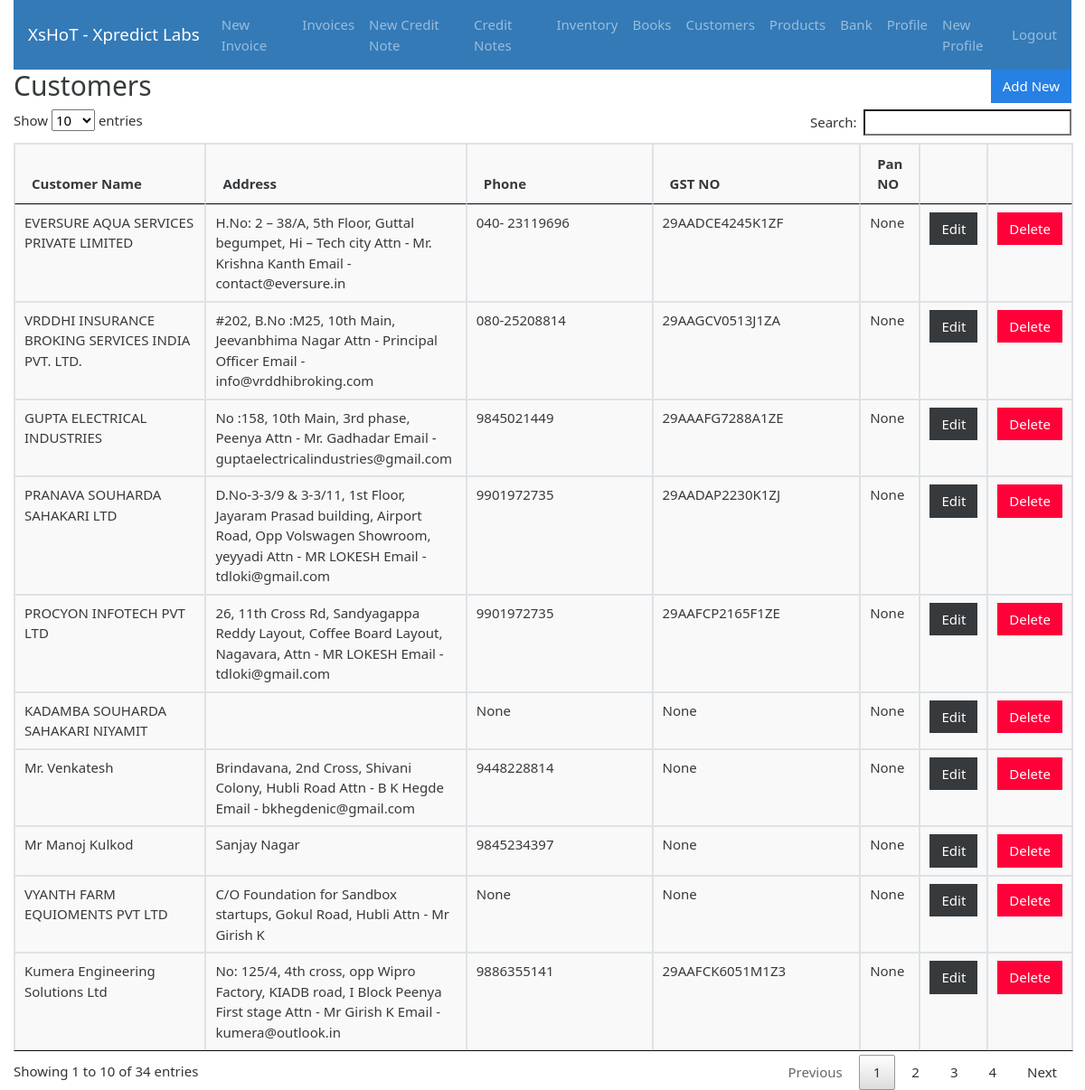
Page /customers (signed in) on the committed database.
### gstbillingapp/models.py (models this page shows, shortened)
class Customer(models.Model):
    user = models.ForeignKey(User, null=True, blank=True, on_delete=models.SET_NULL)
    customer_name = models.CharField(max_length=200)
    customer_address = models.TextField(max_length=600, blank=True, null=True)
    customer_phone = models.CharField(max_length=14, blank=True, null=True)
    customer_gst = models.CharField(max_length=15, blank=True, null=True)
    customer_pan = models.CharField(max_length=15, blank=True, null=True)

### gstbillingapp/views.py (the view)
# urls.py: path('customers', views.customers, name='customers'),
@login_required
def customers(request):
    context = {}
    if request.user.is_staff or request.user.is_superuser:
        customers_qs = Customer.objects.all()
    else:
        customers_qs = Customer.objects.filter(user=request.user)
    context['customers'] = customers_qs
    return render(request, 'gstbillingapp/customers.html', context)

### gstbillingapp/templates/gstbillingapp/customers.html (shortened to what this page needs)
{% extends "gstbillingapp/base.html" %}
{% load static %}
{% block content %}
<div class="row">
	<div class="col">
		<h2>Customers</h2>
	</div>
	<div class="col">
		<a href="{% url 'customer_add' %}" id="add_customer_btn"><button type="button" class="btn btn-primary">Add New</button></a>
	</div>
</div>
<table class="table table-bordered" id="customer-table">
	<thead>
		<tr>
			<th>Customer Name</th>
			<th>Address</th>
			<th>Phone</th>
			<th>GST NO</th>
			<th>Pan NO</th>
			<th></th>
			<th></th>
		</tr>
	</thead>
	<tbody class="two-col-form">
		{% for customer in customers %}
		<tr>
			<td>{{customer.customer_name}}</td>
			<td>{{customer.customer_address}}</td>
			<td>{{customer.customer_phone}}</td>
			<td>{{customer.customer_gst}}</td>
			<td>{{customer.customer_pan}}</td>
			<td><a href="{% url 'customer_edit' customer.id %}"><button type="button" class="btn btn-dark">Edit</button></a></td>
			<td><button type="button" class="btn btn-danger" data-toggle="modal" data-target="#customerDeleteModal" data-customer-id="{{customer.id}}" data-customer-name="{{customer.customer_name}}">Delete</button></td>
		</tr>
		{% endfor %}
	</tbody>
</table>
{% endblock %}

### gstbillingapp/templates/gstbillingapp/base.html (shortened to what this page needs)
 {% load static %}
<!doctype html>
<html lang="en">
<head>
	<link rel="stylesheet" href="{% static "gstbillingapp/bootstrap-4.4.1-dist/css/bootstrap-cosmo.min.css" %}">
	<link rel="stylesheet" href="{% static "gstbillingapp/main.css" %}">
	<link rel="stylesheet" href="{% static "gstbillingapp/DataTables/jquery.dataTables.min.css" %}">
	<link rel="stylesheet" href="https://cdn.datatables.net/buttons/2.3.2/css/buttons.dataTables.min.css">
</head>
<body>
	<div class="container-fluid">
		{% include "gstbillingapp/navbar.html" %}
		{% block content %}{% endblock %}
	</div>
</body>
</html>

### gstbillingapp/templates/gstbillingapp/navbar.html (shortened to what this page needs)
<nav class="navbar navbar-expand-lg navbar-dark bg-info">
	<a class="navbar-brand" href="{% url 'landing_page' %}">XsHoT - Xpredict Labs</a>
	<div class="collapse navbar-collapse" id="navbarSupportedContent">
		<ul class="navbar-nav mr-auto">
			{% if user.is_authenticated %}
			<li class="nav-item">
				<a class="nav-link" href="{% url 'invoice_create' %}">New Invoice <span class="sr-only">(current)</span></a>
			</li>
			<li class="nav-item">
				<a class="nav-link" href="{% url 'invoices' %}">Invoices</a>
			</li>
			<li class="nav-item">
				<a class="nav-link" href="{% url 'credit_note_create' %}">New Credit Note</a>
			</li>
			<li class="nav-item">
				<a class="nav-link" href="{% url 'credit_notes' %}">Credit Notes</a>
			</li>
			<li class="nav-item">
				<a class="nav-link" href="{% url 'inventory' %}">Inventory</a>
			</li>
			<li class="nav-item">
				<a class="nav-link" href="{% url 'books' %}">Books</a>
			</li>
			<li class="nav-item">
				<a class="nav-link" href="{% url 'customers' %}">Customers</a>
			</li>
			<li class="nav-item">
				<a class="nav-link" href="{% url 'products' %}">Products</a>
			</li>
			<li class="nav-item">
				<a class="nav-link" href="{% url 'displaybanks' %}">Bank</a>
			</li>
			<li class="nav-item">
				<a class="nav-link" href="{% url 'user_profile' %}">Profile</a>
			</li>
			<li class="nav-item">
				<a class="nav-link" href="{% url 'signup_view' %}">New Profile</a>
			</li>
			<li class="nav-item d-flex align-items-center">
				<form method="post" action="{% url 'logout' %}" style="display: inline;">
					<button type="submit" class="nav-link btn btn-link p-0 m-0 align-baseline" style="border: none; background: none;">
						Logout
					</button>
				</form>
			</li>
			{% endif %}
		</ul>
	</div>
</nav>

### gstbillingapp/static/gstbillingapp/main.css (style rules this page uses)
.table-bordered td, .table-bordered th { padding: 0.25em; }
.table-bordered tbody td, .table-bordered tbody th, .table-bordered thead th, .table-bordered thead td { background: #f9f9f9; }
.two-col-form td, .two-col-form th { width: 25%; }
#add_customer_btn, #add_product_btn { float: right; }

### gstbillingapp/templates/gstbillingapp/base.html (style rules this page uses)
.bg-info { background-color: #337ab7 !important; }

### rows in the picture
Customer: customer_name "EVERSURE AQUA SERVICES PRIVATE LIMITED", customer_address "H.No: 2 – 38/A, 5th Floor, Guttal begumpet, Hi – Tech city Attn - Mr. Krishna Kanth Email - contact@eversure.in", customer_phone "040- 23119696", customer_gst "29AADCE4245K1ZF", customer_pan "None"
Customer: customer_name "VRDDHI INSURANCE BROKING SERVICES INDIA PVT. LTD.", customer_address "#202, B.No :M25, 10th Main, Jeevanbhima Nagar Attn - Principal Officer Email - info@vrddhibroking.com", customer_phone "080-25208814", customer_gst "29AAGCV0513J1ZA", customer_pan "None"
Customer: customer_name "GUPTA ELECTRICAL INDUSTRIES", customer_address "No :158, 10th Main, 3rd phase, Peenya Attn - Mr. Gadhadar Email - guptaelectricalindustries@gmail.com", customer_phone "9845021449", customer_gst "29AAAFG7288A1ZE", customer_pan "None"
Customer: customer_name "PRANAVA SOUHARDA SAHAKARI LTD", customer_address "D.No-3-3/9 & 3-3/11, 1st Floor, Jayaram Prasad building, Airport Road, Opp Volswagen Showroom, yeyyadi Attn - MR LOKESH Email - tdloki@gmail.com", customer_phone "9901972735", customer_gst "29AADAP2230K1ZJ", customer_pan "None"
Customer: customer_name "PROCYON INFOTECH PVT LTD", customer_address "26, 11th Cross Rd, Sandyagappa Reddy Layout, Coffee Board Layout, Nagavara, Attn - MR LOKESH Email - tdloki@gmail.com", customer_phone "9901972735", customer_gst "29AAFCP2165F1ZE", customer_pan "None"
Customer: customer_name "KADAMBA SOUHARDA SAHAKARI NIYAMIT", customer_phone "None", customer_gst "None", customer_pan "None"
Customer: customer_name "Mr. Venkatesh", customer_address "Brindavana, 2nd Cross, Shivani Colony, Hubli Road Attn - B K Hegde Email - bkhegdenic@gmail.com", customer_phone "9448228814", customer_gst "None", customer_pan "None"
Customer: customer_name "Mr Manoj Kulkod", customer_address "Sanjay Nagar", customer_phone "9845234397", customer_gst "None", customer_pan "None"
Customer: customer_name "VYANTH FARM EQUIOMENTS PVT LTD", customer_address "C/O Foundation for Sandbox startups, Gokul Road, Hubli Attn - Mr Girish K", customer_phone "None", customer_gst "None", customer_pan "None"
Customer: customer_name "Kumera Engineering Solutions Ltd", customer_address "No: 125/4, 4th cross, opp Wipro Factory, KIADB road, I Block Peenya First stage Attn - Mr Girish K Email - kumera@outlook.in", customer_phone "9886355141", customer_gst "29AAFCK6051M1Z3", customer_pan "None"
